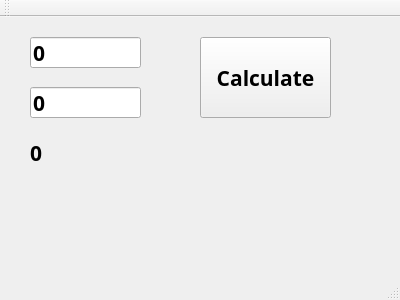
<?xml version="1.0" encoding="UTF-8"?>
<ui version="4.0">
 <class>MainWindow</class>
 <widget class="QMainWindow" name="MainWindow">
  <property name="geometry">
   <rect>
    <x>0</x>
    <y>0</y>
    <width>400</width>
    <height>300</height>
   </rect>
  </property>
  <property name="windowTitle">
   <string>MainWindow</string>
  </property>
  <widget class="QWidget" name="centralWidget">
   <widget class="QLineEdit" name="edtA">
    <property name="geometry">
     <rect>
      <x>30</x>
      <y>20</y>
      <width>111</width>
      <height>31</height>
     </rect>
    </property>
    <property name="font">
     <font>
      <family>微軟正黑體</family>
      <pointsize>16</pointsize>
      <weight>75</weight>
      <bold>true</bold>
     </font>
    </property>
    <property name="text">
     <string>0</string>
    </property>
   </widget>
   <widget class="QLineEdit" name="edtB">
    <property name="geometry">
     <rect>
      <x>30</x>
      <y>70</y>
      <width>111</width>
      <height>31</height>
     </rect>
    </property>
    <property name="font">
     <font>
      <family>微軟正黑體</family>
      <pointsize>16</pointsize>
      <weight>75</weight>
      <bold>true</bold>
     </font>
    </property>
    <property name="text">
     <string>0</string>
    </property>
   </widget>
   <widget class="QLabel" name="labelResult">
    <property name="geometry">
     <rect>
      <x>30</x>
      <y>120</y>
      <width>51</width>
      <height>31</height>
     </rect>
    </property>
    <property name="font">
     <font>
      <family>微軟正黑體</family>
      <pointsize>16</pointsize>
      <weight>75</weight>
      <bold>true</bold>
     </font>
    </property>
    <property name="text">
     <string>0</string>
    </property>
   </widget>
   <widget class="QPushButton" name="pushButton">
    <property name="geometry">
     <rect>
      <x>200</x>
      <y>20</y>
      <width>131</width>
      <height>81</height>
     </rect>
    </property>
    <property name="font">
     <font>
      <family>微軟正黑體</family>
      <pointsize>16</pointsize>
      <weight>75</weight>
      <bold>true</bold>
     </font>
    </property>
    <property name="text">
     <string>Calculate</string>
    </property>
   </widget>
  </widget>
  <widget class="QMenuBar" name="menuBar">
   <property name="geometry">
    <rect>
     <x>0</x>
     <y>0</y>
     <width>400</width>
     <height>21</height>
    </rect>
   </property>
  </widget>
  <widget class="QToolBar" name="mainToolBar">
   <attribute name="toolBarArea">
    <enum>TopToolBarArea</enum>
   </attribute>
   <attribute name="toolBarBreak">
    <bool>false</bool>
   </attribute>
  </widget>
  <widget class="QStatusBar" name="statusBar"/>
 </widget>
 <layoutdefault spacing="6" margin="11"/>
 <resources/>
 <connections>
  <connection>
   <sender>pushButton</sender>
   <signal>clicked()</signal>
   <receiver>MainWindow</receiver>
   <slot>calculate()</slot>
   <hints>
    <hint type="sourcelabel">
     <x>202</x>
     <y>101</y>
    </hint>
    <hint type="destinationlabel">
     <x>201</x>
     <y>169</y>
    </hint>
   </hints>
  </connection>
 </connections>
 <slots>
  <slot>calculate()</slot>
 </slots>
</ui>
